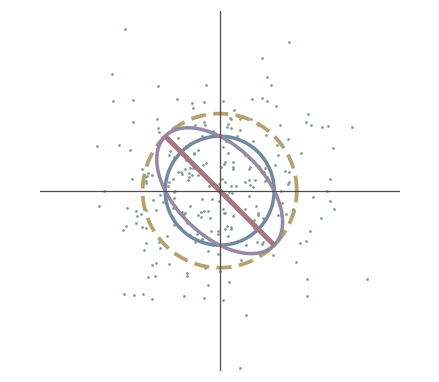

Write Python code to recreate this figure.
from pathlib import Path
import sys, math
HERE = Path(__file__).resolve().parent
sys.path.insert(0, str(HERE.parent/"gcc-common"))
from gcc_fig import *
# Whitening Sigma^{-1/2} for Sigma = [[2,1],[1,2]] (eigenvalues 1, 3; u1 = (1,-1)/sqrt2, u2 = (1,1)/sqrt2), P = 2.
# Green dots: the same 250 noise samples as gcc-correlated-noise (seed 3) after whitening -> unit circle (blue, noise contour).
# Purple ellipse: the true input constraint for xbar = Sigma^{-1/2} x, i.e. xbar^T Sigma xbar <= P
#   (semi-axes sqrt(P/1) = 1.414 along u1 and sqrt(P/3) = 0.816 along u2).
# Yellow dashed circle: the wrong constraint |xbar|^2 <= P. Red segment: optimal input direction (+-1 std, along u1).
rng = np.random.default_rng(3)
S = np.array([[2., 1.], [1., 2.]]); lam, U = np.linalg.eigh(S)
U[:, 0] *= np.sign(U[0, 0]); U[:, 1] *= np.sign(U[0, 1])
Z = rng.multivariate_normal([0, 0], S, 250)
Sih = U @ np.diag(lam**-.5) @ U.T
W = Z @ Sih.T
th = np.linspace(0, 2*np.pi, 300); circ = np.stack([np.cos(th), np.sin(th)])
P = 2.0
ell = U @ np.diag(np.sqrt(P/lam)) @ circ
fig, ax = figure(width_mm=62, height_mm=54)
panel(fig, left=.02, right=.98, top=.97, bottom=.03)
ax.plot(W[:, 0], W[:, 1], 'o', ms=1.1, color=GREEN, mew=0)
ax.plot(circ[0], circ[1], color=BLUE, lw=1.4)
ax.plot(math.sqrt(P)*circ[0], math.sqrt(P)*circ[1], color=YELLOW, lw=1.5, ls=DASH)
ax.plot(ell[0], ell[1], color=PURPLE, lw=1.4)
w = U[:, 0]*math.sqrt(P)
ax.plot([-w[0], w[0]], [-w[1], w[1]], color=RED, lw=2.0, solid_capstyle='butt')
ax.axhline(0, color=STROKE, lw=.5); ax.axvline(0, color=STROKE, lw=.5)
ax.set_xlim(-3.3, 3.3); ax.set_ylim(-3.3, 3.3); ax.set_aspect('equal'); ax.set_xticks([]); ax.set_yticks([])
for sp in ax.spines.values():
    sp.set_visible(False)
save(fig, HERE, 'figure', {'semi-axes of true constraint': [float(v) for v in np.sqrt(P/lam)],
                            'sample covariance after whitening': np.cov(W.T).tolist()})
